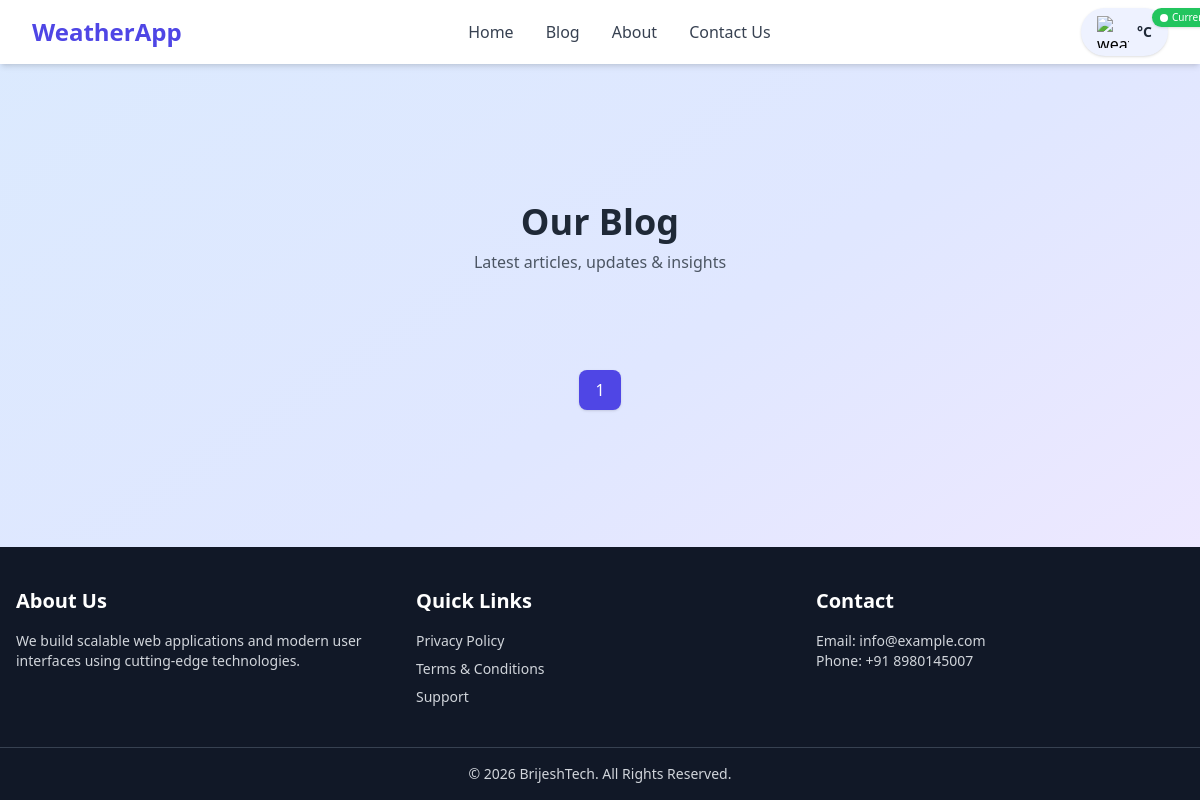
/blog/, run on an earlier commit of the app's database.
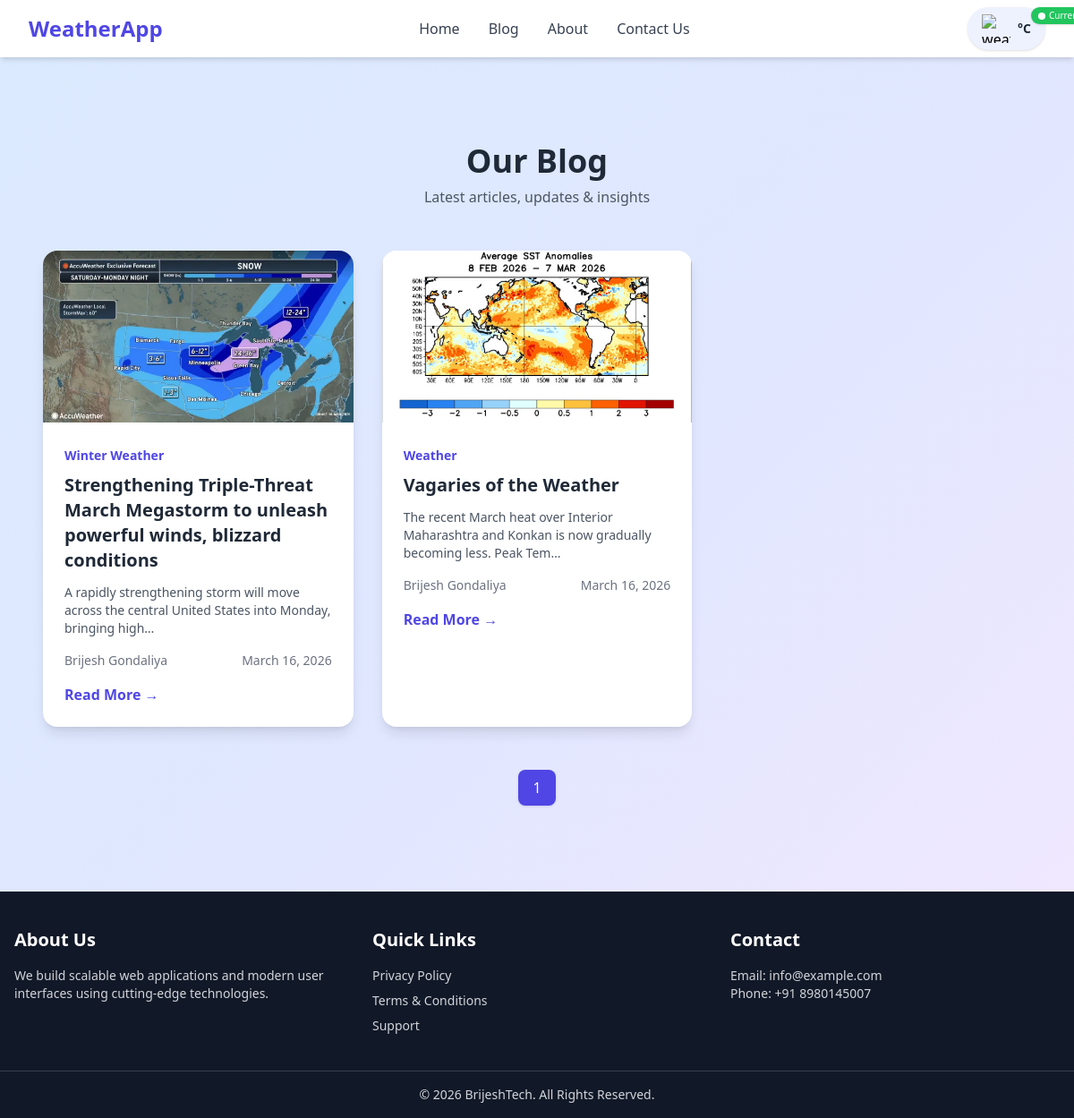
And on a later commit of the database.
### web/models.py (models this page shows)
class BaseClass(models.Model):
    id = models.CharField(primary_key=True, default=uuid.uuid4)
    create_at = models.DateTimeField(auto_now_add=True)
    update_at = models.DateTimeField(auto_now=True)
    class Meta:
        abstract = True

class Blog(BaseClass):
    category = models.ForeignKey(Category, on_delete=models.CASCADE)
    blog_image = models.ImageField(upload_to="blogs/")
    title = models.CharField(max_length=255, blank=False, null=False)
    content  = models.TextField()
    author = models.CharField(max_length=255, blank=False, null=False)

class Category(BaseClass):
    name = models.CharField(max_length=255, blank=False, null=False)

### web/views.py (the view)
# urls.py: 2. Add a URL to urlpatterns:  path('blog/', include('blog.urls'))
def blog(request):
    blog_list = Blog.objects.all().order_by("-create_at")
    paginator = Paginator(blog_list, 6)  # 6 blogs per page
    page_number = request.GET.get("page")
    blogs = paginator.get_page(page_number)
    context = {
        "blogs": blogs
    }
    return render(request, "blog.html", context)

### web/templates/blog.html (shortened to what this page needs)
{% extends "layout.html" %}
{% block body %}
<section class="py-12 px-4 sm:px-6 lg:px-8 max-w-7xl mx-auto">
    <div class="text-center mb-12">
        <h1 class="text-4xl font-bold text-gray-800">Our Blog</h1>
        <p class="text-gray-600 mt-2">Latest articles, updates & insights</p>
    </div>
    <div class="grid gap-8 sm:grid-cols-2 lg:grid-cols-3">
        {% for blog in blogs %}
        <div class="bg-white rounded-2xl shadow-lg overflow-hidden hover:shadow-2xl transition duration-300">
            <img src="{{blog.blog_image.url}}"
                 class="w-full h-48 object-cover">
            <div class="p-6">
                <span class="text-sm text-indigo-600 font-semibold">{{blog.category.name}}</span>
                <h2 class="text-xl font-bold text-gray-800 mt-2">
                    {{blog.title}}
                </h2>
                <p class="text-gray-600 text-sm mt-3">
                    {{blog.content|truncatechars:100}}
                </p>
                <div class="flex justify-between items-center mt-4 text-sm text-gray-500">
                    <span>{{blog.author}}</span>
                    <span>{{ blog.create_at|date:"F j, Y" }}</span>
                </div>
                <a href="{% url 'blog_detail' blog.id %}"
                   class="inline-block mt-4 text-indigo-600 font-semibold hover:underline">
                    Read More →
                </a>
            </div>
        </div>
        {% endfor %}
    </div>
    <div class="mt-12 flex justify-center">
    <nav class="flex items-center space-x-2">
        {% for num in blogs.paginator.page_range %}
            {% if blogs.number == num %}
            <span class="px-4 py-2 bg-indigo-600 text-white rounded-lg shadow">
                {{ num }}
            </span>
            {% else %}
            <a href="?page={{ num }}"
               class="px-4 py-2 bg-white border rounded-lg text-gray-600 hover:bg-indigo-50">
                {{ num }}
            </a>
            {% endif %}
        {% endfor %}
    </nav>
</div>
</section>
{% endblock %}

What changed in the data, as far as the page shows it:
added Blog: blog_image (picture), category.name "Winter Weather", title "Strengthening Triple-Threat March Megastorm to unleash powerful winds, blizzard conditions", content "A rapidly strengthening storm will move across the central United States into Monday, bringing high…", author "Brijesh Gondaliya", create_at "March 16, 2026"
added Blog: blog_image (picture), category.name "Weather", title "Vagaries of the Weather", content "The recent March heat over Interior Maharashtra and Konkan is now gradually becoming less. Peak Tem…", author "Brijesh Gondaliya", create_at "March 16, 2026"
